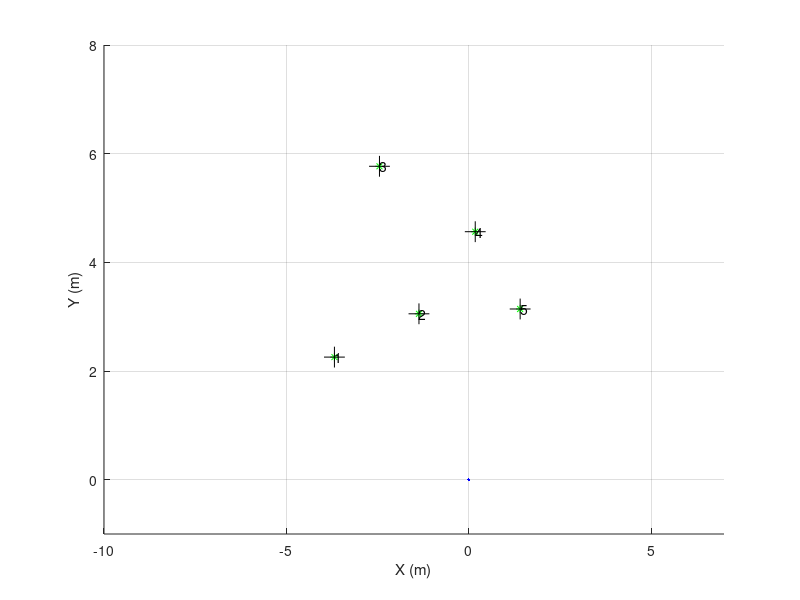

MATLAB code to generate this figure: (Note: this script raises an error after producing the figure.)
% Author: Po-Heng Chen , Z5014392
% 11/04/2018   Wednesday    Week6
% Program: Solution for AAS, S1.2018, Project02.PartD
% ======================== Main function ==================================
function MyProgram()
    clear ; clc() ; close all;
    load('Speed_dataC.mat') ; load('IMU_dataC.mat') ; load('Laser__2C.mat') ;
    
    % Storing value.......................................................
    
    N_imu = Vel.N;
    speed = Vel.speeds;
    times_imu = double(Vel.times)/10000;
    times_imu = times_imu - times_imu(1);
    
    N_laser = dataL.N;
    times_laser = double(dataL.times)/10000;
    times_laser = times_laser - times_laser(1);
    
    % Initilize plotting...................................................
    figure(8) ; clf() ; hold on ; grid on ; zoom on ;
    xlabel('X (m)') ; ylabel('Y (m)') ; axis([-10 7 -1 8]) ;
    MyGUIHandle.handle1 = quiver3(0,0,0,0,'Color','magenta','LineWidth',2); % robot position
    MyGUIHandle.handle2 = plot(0,0,'g*'); % obstacle
    MyGUIHandle.handle3 = plot(0,0,'k+','MarkerSize',15); % landmark
    MyGUIHandle.handle6 = title('');      % empty title (update synchronizly with pole update)
    MyGUIHandle.handle7 = text(0,0,'');
    MyGUIHandle.handle8 = text(0,0,'');
    MyGUIHandle.handle9 = text(0,0,'');
    MyGUIHandle.handle10 = text(0,0,'');
    MyGUIHandle.handle11 = text(0,0,'');
%     MyGUIHandle.handle88 = quiver3(0,0,0,0,'Color','blue','LineWidth',2); % robot position
    MyGUIHandle.handle89 = plot(0,0,'b.'); % robot position % need to add "b." to indicate dot property
    
    % Manage yaw_rate bias.................................................
    ii = times_imu < 20 ;
    bias = mean(IMU.DATAf(6,ii)) ;
    yaw_rate = IMU.DATAf(6,:) - bias ;
% ================================= KF ====================================    
    % Declare standard deviation of the error .............................
stdDevGyro = 1.5*pi/180 ;        
stdDevSpeed = 0.05 ; 
sdev_rangeMeasurement = 0.15 ; 
sdev_BearingMeasurment = 1*pi/180;
    
Xe_History= zeros(3,N_imu-1) ; 
Xe = [ 0; 0; pi/2 ] ;
Xe_History(:,1) = Xe ;

d = 0.46;

P = zeros(3,3) ;
% ?????????????????????????????????????????????????????????????????????
Q_Process_Model = diag( [ (0.01)^2 ,(0.01)^2 , (1*pi/180)^2]) ; % Q_model 
Q_Input = diag([ stdDevSpeed*stdDevSpeed , stdDevGyro*stdDevGyro]);
% ========================================================================

    Xdr = zeros(3,N_imu-1);
    Xdr(:,1) = [0 0 pi/2]; 

    j = 1;             % Index of Laser Scan
    for i = 1:N_imu-1  % Index of Vehicel Pose
        Dt = times_imu(i+1)-times_imu(i);
        Xdr(:,i+1) = PredictVehiclePose(Xdr(:,i), yaw_rate(i), speed(i) ,Dt);
%         Xdr(:,i+1) = PredictVehiclePose(Xdr(:,i), yaw_rate(i), speed(i) ,times_imu(i+1)-times_imu(i));
        if times_imu(i) > times_laser(j)
            if j == 1, landmark = ProcessFirstScan( dataL.Scans(:,j), MyGUIHandle, j, Xdr(:,i) ); end
            [GOOIs,OOIs] = ProcessScan( dataL.Scans(:,j), MyGUIHandle, j, Xdr(:,i), landmark );
             
            % ================= KF ==================
            
            % Jacobian matrix of model
            J = [ [ 1,  0,  -Dt*speed(i)*sin(Xe(3))  ] ; 
                  [ 0,  1,   Dt*speed(i)*cos(Xe(3))  ] ;    
                  [ 0,  0,      1                    ] ] ; 

            % Jacobian matrix of input
           Jn = [ [ Dt*cos(Xe(3)), 0 ] ; 
                  [ Dt*sin(Xe(3)), 0 ] ;    
                  [ 0            , Dt ] ] ;        
            
            % 
            Q = Q_Process_Model + Jn*Q_Input*Jn';
            
            % new covariance, P(K+1|K) = J*P(K|K)*J'+Q ;
            P = J*P*J'+ Q ;
            
            % ===== Prediction =====
            Xe = PredictVehiclePose(Xe,yaw_rate(i),speed(i),Dt) ;
            Xe = Xe';
            
            % ????????????????????????????
            [MasuredRanges, MasuredBearings] = MeasurementsFromLocalFrame(OOIs,GOOIs);
%             disp(i);
            if GOOIs.N > 0
                for u = 1:length(GOOIs.ID)
                    
                    ID = GOOIs.ID(u);
                    
                    % some auxiliary variables.
                    eDX = landmark.Centers(1,ID) - Xe(1) - d*cos(Xe(3));      % (xu-x)
                    eDY = landmark.Centers(2,ID) - Xe(2) - d*sin(Xe(3));      % (yu-y)
                    eDD = sqrt( eDX*eDX + eDY*eDY ) ; %   so : sqrt( (xu-x)^2+(yu-y)^2 ) 
                    ExpectedRange = eDD ;
                    ExpectedBearing = atan2(eDY,eDX) - Xe(3) + pi/2 ;
                    
                    H = [  -eDX/eDD , -eDY/eDD      , 0 ;
                         eDY/(eDD^2), -eDX/(eDD^2)  ,-1 ] ;
                    
                    z = [ MasuredRanges(u) - ExpectedRange ; 
                        MasuredBearings(u) - ExpectedBearing ];
                    z(2) = wrapToPi(z(2));
                        
                    R = [ sdev_rangeMeasurement*sdev_rangeMeasurement,       0;
                              0,    sdev_BearingMeasurment*sdev_BearingMeasurment];
                    
                    % === Intermediate step ===
                    S = R + H*P*H';
                    K = P*H'/S ;
                    % ===== Observation =====
                    % update the  expected value
                    Xe = Xe + K*z ;       
                    % update the  Covariance % i.e. "P = P-P*H'*iS*H*P"  )
                    P = P - K*H*P ;       
                end
            end
            Xe_History(:,i) = Xe ;
%             disp(Xe_History(:,i));
            % =======================================
            PlotPose( Xdr, Xe_History,MyGUIHandle, i, N_imu ); % plot it synchornizly with scan will loop faster
            if j < N_laser, j = j + 1 ; end 
%DtObservations = times_laser(j) - times_laser(j-1);
            pause(0.01) ;
        end
    end
%     figure(67) ; 
%     plot(Xdr(1,:),Xdr(2,:),'m'); hold on;
%     plot(Xe_History(1,:),Xe_History(2,:),'b')
return
end

% =========================================================================
function [ranges,bearings] = MeasurementsFromLocalFrame(OOIs,GOOIs)
%     N = OOIs.N;
    ID = GOOIs.ID;
%     OOIs = OOIs(ID);
    X = [0 0 pi/2];
    if GOOIs.N > 0
        dx = OOIs.Centers(1,:) - X(1);
        dy = OOIs.Centers(2,:) - X(2);
        ranges = sqrt((dx.*dx + dy.*dy));
        bearings = atan2(dy,dx) - X(3) + pi/2 ;
%         IDs = [1 : GOOIs.N];
    else
        IDs=[];ranges=[];bearings=[];
    end;
    % I simulate I measure/detect all the landmarks, however there can be
    % cases where I see just the nearby ones.
return ;
end

% ======================== Process Laser ==================================
function landmark = ProcessFirstScan(scan,mh,j,Pose)
mask1FFF = uint16(2^13-1);
maskE000 = bitshift(uint16(7),13); % shift 0111 to left 13 bits

intensities = bitand(scan,maskE000);
ranges    = single(bitand(scan,mask1FFF))*0.01; 

% Transfer Polar form to Cartesian form
angles = [0:360]'*0.5* pi/180 ;       
X = -cos(angles).*ranges;
Y = sin(angles).*ranges;

landmark = ExtractOOIs(ranges,intensities, X, Y);
landmark = PlotOOIs(mh,landmark,intensities,j,Pose);

return;
end

function [GOOIs,OOIs] = ProcessScan(scan,mh,j,Pose,landmark)
mask1FFF = uint16(2^13-1);
maskE000 = bitshift(uint16(7),13)  ; % shift 0111 to left 13 bits

intensities = bitand(scan,maskE000);
ranges    = single(bitand(scan,mask1FFF))*0.01; 

% Transfer Polar form to Cartesian form
angles = [0:360]'*0.5* pi/180 ;       
X = -cos(angles).*ranges;
Y = sin(angles).*ranges;  

OOIs = ExtractOOIs(ranges,intensities, X, Y) ;
 if OOIs.N > 0
    GOOIs = PlotOOIs(mh,OOIs,intensities,j,Pose); % Obtain Global coordinate
    GOOIs = PrintID(mh,GOOIs,landmark); % Data association to obtain right index of OOIs
 else
    GOOIs = OOIs;
    GOOIs.ID = [];
 end
return;
end

function r = ExtractOOIs(ranges,intensities,X,Y)
    r.N = 0;
    r.Centers = [];
    r.Sizes   = []; % diameter
    r.Color = [];
    count = 0;

    for i = 1:length(ranges)-1
        if abs(ranges(i)-ranges(i+1)) > 0.05 
            x = mean(X((i-count):i));
            y = mean(Y((i-count):i));
            diameter = sqrt((X(i-count)-X(i))^2+(Y(i-count)-Y(i))^2);
            
            color = 0;
            if sum(intensities((i-count):i))~=0, color = 1; end
            
            if  diameter <= 0.2 && diameter >= 0.05 && color == 1
                if isempty(r.Centers)       %If value is empty
                    r.Centers(1,:) = x;
                    r.Centers(2,:) = y;
                    r.Color = color;
                    r.Sizes = diameter;
                else
                    r.Centers = [r.Centers(1,:),x;r.Centers(2,:),y];
                    r.Color = [r.Color,color];
                    r.Sizes = [r.Sizes,diameter];
                end
                r.N = r.N + 1;
            end
            count = 0;    
        else
            count = count + 1;
        end
    end
 return;
end

% Return OOIs as global frame
function GOOIs = PlotOOIs(mh,OOIs,intensities,i,Pose) % this funciton return global coordinate
    if OOIs.N<1,  return ; end;
    OOIs_HR = find(OOIs.Color~=0);
    
    L = 0.46;
    xx = OOIs.Centers(1,OOIs_HR);
    yy = OOIs.Centers(2,OOIs_HR) + L;
    
    % Rotation
    heading = Pose(3);
    rotate = heading - pi/2 ; %disp(rotate);
    x = xx*cos(rotate)-yy*sin(rotate);
    y = xx*sin(rotate)+yy*cos(rotate);
    
    % Translation
    x = x + Pose(1);
    y = y + Pose(2);
    
    % return global coordinate
    GOOIs.Centers = [x;y];
    GOOIs.N = OOIs.N;
    
    set(mh.handle2,'xdata',x ,'ydata',y );
    if i==1, set(mh.handle3,'xdata',x(OOIs_HR) ,'ydata',y(OOIs_HR) );end
return;
end

function GOOIs = PrintID(mh,GOOIs,landmark)
    abc = [];
    for k = 1:GOOIs.N % start with certain ooi(green plot)
        
        min = 0.4;
        index = 0;
        for h = 1:landmark.N % check the distance with each landmark respectively
            
            temp = pdist([landmark.Centers(:,h)'; GOOIs.Centers(:,k)']);
            if temp < min 
               min = temp;
               index = h;
            end
            
        end
        
        if index~=0, abc = real([abc,index]);end 
        
    end
    
    if ~isempty(abc)
       if sum(ismember(abc,1))==1
           set(mh.handle7,'Position',[double(landmark.Centers(1,1)),double(landmark.Centers(2,1))],'String',1); 
       else 
           set(mh.handle7,'Position',[0,0],'String',0);
       end
       if sum(ismember(abc,2))==1
           set(mh.handle8,'Position',[double(landmark.Centers(1,2)),double(landmark.Centers(2,2))],'String',2); 
       else 
           set(mh.handle8,'Position',[0,0],'String',0);
       end
       if sum(ismember(abc,3))==1
           set(mh.handle9,'Position',[double(landmark.Centers(1,3)),double(landmark.Centers(2,3))],'String',3); 
       else 
           set(mh.handle9,'Position',[0,0],'String',0);
       end
       if sum(ismember(abc,4))==1
           set(mh.handle10,'Position',[double(landmark.Centers(1,4)),double(landmark.Centers(2,4))],'String',4); 
       else 
           set(mh.handle10,'Position',[0,0],'String',0);
       end
       if sum(ismember(abc,5))==1
           set(mh.handle11,'Position',[double(landmark.Centers(1,5)),double(landmark.Centers(2,5))],'String',5); 
       else 
           set(mh.handle11,'Position',[0,0],'String',0);
       end
    end
    GOOIs.ID = abc;
    GOOIs.N = length(abc);
%     GOOIs.Centers(1,:) = GOOIs.Centers(1,);
return;
end
% ========================= Process Vehicle ===============================
function X = PredictVehiclePose(X0,yaw_rate,speed,dt)
    dL = dt*speed ;
    X(3) = X0(3) + dt * (-yaw_rate); % yawA = -yawB
    X(1:2) = X0(1:2) + dL*[ cos(X0(3));sin(X0(3))] ;
return ;
end

function PlotPose(Xdr, Xe_History, mh, i, N_imu)
    L = 0.46;
    set(mh.handle1,'xdata',Xdr(1,i),'ydata',Xdr(2,i),'udata',L * cos(Xdr(3,i)),'vdata',L * sin(Xdr(3,i)));
    s = sprintf('(Dynamic plotting...)\nShowing scan #[%d]/[%d]\r',i,N_imu);
    set(mh.handle6,'string',s);
%     set(mh.handle88,'xdata',Xe_History(1,i),'ydata',Xe_History(2,i),'udata',L * cos(Xe_History(3,i)),'vdata',L * sin(Xe_History(3,i)));
    set(mh.handle89,'xdata',Xe_History(1,:),'ydata',Xe_History(2,:));    
end
% =========================================================================
% =========================================================================
% =========================================================================

% =================== Vehicle plot (different way) ========================
%     MyGUIHandle.handle1 = line(0,0,'Color','magenta','LineWidth',2); % robot position

%     x = [Pose(1,i) Pose(1,i) + (speed(i)+scale) * cos(Pose(3,i))];
%     y = [Pose(2,i) Pose(2,i) + (speed(i)+scale) * sin(Pose(3,i))];
%     set(mh.handle1,'xdata',x ,'ydata',y);

%   set(mh.handle1,'xdata',Pose(1,i) ,'ydata',Pose(2,i) );
%   set(mh.handle1,'xdata',Pose(1,:) ,'ydata',Pose(2,:) );

% ========================== Local plot ===================================
%     MyGUIHandle.handle4 = plot(0,0,'b.'); % all scan
%     MyGUIHandle.handle5 = plot(0,0,'r*'); % bright OOIs
    